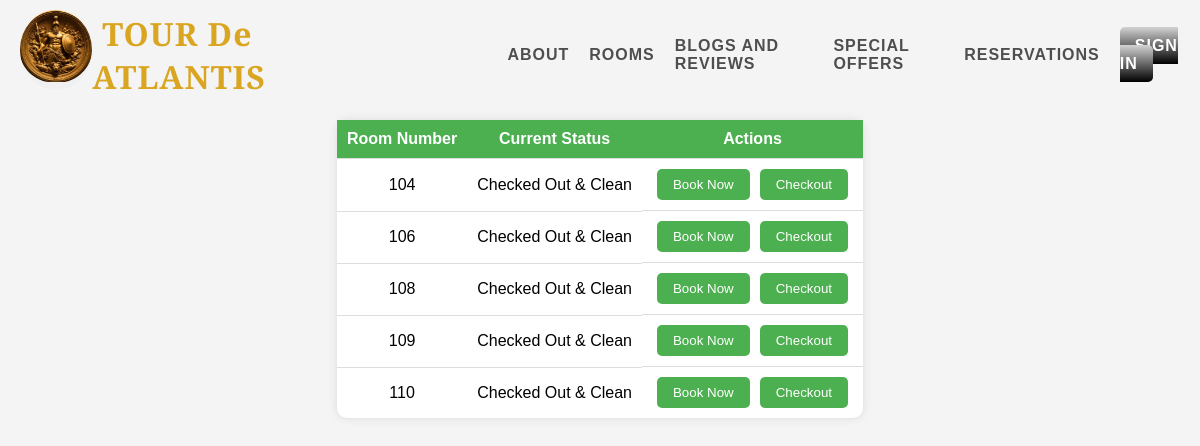
Screenshot of /room_info with the database file from the repository.
### hms/models.py (models this page shows, shortened)
class Room(models.Model):
    room_number = models.CharField(max_length=255)
    current_status = models.CharField(max_length=255, choices=[
        ('Checked In', 'Checked In'),
        ('Checked Out & Clean', 'Checked Out & Clean'),
        ('Checked Out', 'Checked Out'),
    ])

### hms/views.py (the view)
# urls.py: path('room_info', views.room_info, name='reception_manager'),
def room_info(request):
    rooms = Room.objects.filter(current_status='Checked Out & Clean')
    if not rooms:
        no_data_message = "No rooms are currently checked out."
    else:
        no_data_message = 'Hotel Is Full'
    return render(request, 'receptionmanager.html', {'rooms': rooms, 'no_data_message': no_data_message})

### templates/receptionmanager.html (shortened to what this page needs)
{% extends "base.html" %}
{% load static %}
{% block stylesheet %}
href="{% static 'css/receptionmanager.css' %}"
{% endblock stylesheet %}
{% block body %}
<body class="reception">
    <div class="table-container">
        <table class="table">
        <thead>
            <tr>
                <th>Room Number</th>
                <th>Current Status</th>
                <th>Actions</th>
            </tr>
        </thead>
        <tbody>
            {% for room in rooms %}
            <tr>
                <td>{{ room.room_number }}</td>
                <td>{{ room.current_status }}</td>
                <td class="action-btn-container">
                    <form method="post" action="/book_room">
                        <button type="submit" class="action-btn">Book Now</button>
                    </form>
                    <form method="post" action="/checkout_room">
                        <button type="submit" class="action-btn">Checkout</button>
                    </form>
                </td>
            </tr>
            {% endfor %}
        </tbody>
    </table>
</div>
</body>
{% endblock body %}

### static/css/navbar.css (style rules this page uses)
body { display: flex; flex-direction: column; align-items: center; height: 100vh; margin: 0; overflow-x: hidden; font-family: Arial, sans-serif; background-color: #266d5d; }
* { margin: 0; padding: 0; box-sizing: border-box; }

### static/css/receptionmanager.css (style rules this page uses)
body.reception { font-family: Arial, sans-serif; background-color: #f4f4f4; margin: 0; padding: 0; display: flex; }
.table-container { margin-top: 20px; }
.table { width: 100%; border-collapse: collapse; background-color: #ffffff; border-radius: 10px; box-shadow: 0px 0px 10px 0px rgba(0, 0, 0, 0.1); }
.table th, .table td { padding: 10px; text-align: center; border-bottom: 1px solid #ddd; }
.table th { background-color: #4caf50; color: white; }
.table tr:last-child td { border-bottom: none; }
.action-btn-container { display: flex; justify-content: center; }
.action-btn { background-color: #4caf50; color: white; padding: 8px 16px; border: none; border-radius: 5px; cursor: pointer; margin: 0 5px; transition: background-color 0.3s; }

### rows the page displays
Room: room_number "104", current_status "Checked Out & Clean"
Room: room_number "106", current_status "Checked Out & Clean"
Room: room_number "108", current_status "Checked Out & Clean"
Room: room_number "109", current_status "Checked Out & Clean"
Room: room_number "110", current_status "Checked Out & Clean"
